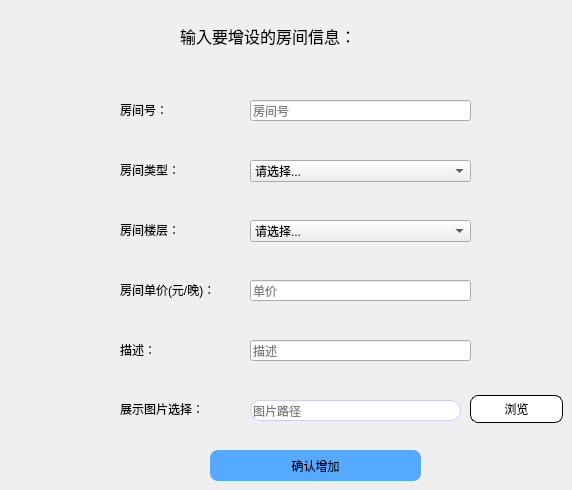
      <widget class="QWidget" name="page_14">
       <widget class="QPushButton" name="commitAddRoom">
        <property name="geometry">
         <rect>
          <x>210</x>
          <y>450</y>
          <width>211</width>
          <height>31</height>
         </rect>
        </property>
        <property name="styleSheet">
         <string notr="true">#commitAddRoom{background:rgb(85, 170, 255);
border-radius:8px}
#commitAddRoom:hover
{
background:#CCFF99
}</string>
        </property>
        <property name="text">
         <string>确认增加</string>
        </property>
       </widget>
       <widget class="QLabel" name="label_71">
        <property name="geometry">
         <rect>
          <x>120</x>
          <y>270</y>
          <width>121</width>
          <height>40</height>
         </rect>
        </property>
        <property name="styleSheet">
         <string notr="true">font: 9pt &quot;FontAwesome&quot;;</string>
        </property>
        <property name="text">
         <string>房间单价(元/晚)：</string>
        </property>
       </widget>
       <widget class="QLabel" name="label_68">
        <property name="geometry">
         <rect>
          <x>120</x>
          <y>90</y>
          <width>101</width>
          <height>40</height>
         </rect>
        </property>
        <property name="styleSheet">
         <string notr="true">font: 9pt &quot;FontAwesome&quot;;</string>
        </property>
        <property name="text">
         <string>房间号：</string>
        </property>
       </widget>
       <widget class="QLabel" name="label_70">
        <property name="geometry">
         <rect>
          <x>120</x>
          <y>210</y>
          <width>101</width>
          <height>40</height>
         </rect>
        </property>
        <property name="styleSheet">
         <string notr="true">font: 9pt &quot;FontAwesome&quot;;</string>
        </property>
        <property name="text">
         <string>房间楼层：</string>
        </property>
       </widget>
       <widget class="QLineEdit" name="rprice_add">
        <property name="geometry">
         <rect>
          <x>250</x>
          <y>280</y>
          <width>221</width>
          <height>21</height>
         </rect>
        </property>
        <property name="text">
         <string/>
        </property>
        <property name="placeholderText">
         <string>单价</string>
        </property>
       </widget>
       <widget class="QLineEdit" name="rid_add">
        <property name="geometry">
         <rect>
          <x>250</x>
          <y>100</y>
          <width>221</width>
          <height>21</height>
         </rect>
        </property>
        <property name="text">
         <string/>
        </property>
        <property name="placeholderText">
         <string>房间号</string>
        </property>
       </widget>
       <widget class="QLineEdit" name="rdesc_add">
        <property name="geometry">
         <rect>
          <x>250</x>
          <y>340</y>
          <width>221</width>
          <height>21</height>
         </rect>
        </property>
        <property name="text">
         <string/>
        </property>
        <property name="placeholderText">
         <string>描述</string>
        </property>
       </widget>
       <widget class="QLabel" name="label_69">
        <property name="geometry">
         <rect>
          <x>120</x>
          <y>150</y>
          <width>101</width>
          <height>40</height>
         </rect>
        </property>
        <property name="styleSheet">
         <string notr="true">font: 9pt &quot;FontAwesome&quot;;</string>
        </property>
        <property name="text">
         <string>房间类型：</string>
        </property>
       </widget>
       <widget class="QLabel" name="label_72">
        <property name="geometry">
         <rect>
          <x>120</x>
          <y>330</y>
          <width>101</width>
          <height>40</height>
         </rect>
        </property>
        <property name="styleSheet">
         <string notr="true">font: 9pt &quot;FontAwesome&quot;;</string>
        </property>
        <property name="text">
         <string>描述：</string>
        </property>
       </widget>
       <widget class="QLabel" name="label_84">
        <property name="geometry">
         <rect>
          <x>180</x>
          <y>20</y>
          <width>321</width>
          <height>31</height>
         </rect>
        </property>
        <property name="font">
         <font>
          <family>FontAwesome</family>
          <pointsize>12</pointsize>
         </font>
        </property>
        <property name="text">
         <string>输入要增设的房间信息：</string>
        </property>
       </widget>
       <widget class="QComboBox" name="rtype_add">
        <property name="geometry">
         <rect>
          <x>250</x>
          <y>160</y>
          <width>221</width>
          <height>22</height>
         </rect>
        </property>
        <item>
         <property name="text">
          <string>请选择...</string>
         </property>
        </item>
        <item>
         <property name="text">
          <string>标准间（单人）</string>
         </property>
        </item>
        <item>
         <property name="text">
          <string>标准间（双人）</string>
         </property>
        </item>
        <item>
         <property name="text">
          <string>大床房</string>
         </property>
        </item>
        <item>
         <property name="text">
          <string>总统套房</string>
         </property>
        </item>
       </widget>
       <widget class="QComboBox" name="rstorey_add">
        <property name="geometry">
         <rect>
          <x>250</x>
          <y>220</y>
          <width>221</width>
          <height>22</height>
         </rect>
        </property>
        <item>
         <property name="text">
          <string>请选择...</string>
         </property>
        </item>
        <item>
         <property name="text">
          <string>2</string>
         </property>
        </item>
        <item>
         <property name="text">
          <string>3</string>
         </property>
        </item>
        <item>
         <property name="text">
          <string>4</string>
         </property>
        </item>
       </widget>
       <widget class="QLabel" name="label_66">
        <property name="geometry">
         <rect>
          <x>120</x>
          <y>389</y>
          <width>121</width>
          <height>40</height>
         </rect>
        </property>
        <property name="styleSheet">
         <string notr="true">font: 9pt &quot;FontAwesome&quot;;</string>
        </property>
        <property name="text">
         <string>展示图片选择：</string>
        </property>
       </widget>
       <widget class="QPushButton" name="scan">
        <property name="geometry">
         <rect>
          <x>470</x>
          <y>395</y>
          <width>93</width>
          <height>28</height>
         </rect>
        </property>
        <property name="styleSheet">
         <string notr="true">#scan{background:white
;
border:1px solid black;
border-radius:8px}
#scan:hover
{
background:#CCFF99
}</string>
        </property>
        <property name="text">
         <string>浏览</string>
        </property>
       </widget>
       <widget class="QLineEdit" name="path">
        <property name="geometry">
         <rect>
          <x>250</x>
          <y>400</y>
          <width>211</width>
          <height>21</height>
         </rect>
        </property>
        <property name="styleSheet">
         <string notr="true">border-radius:10px;
background:#FFFFFF;
border:1px solid;
border-color:#CCCCFF;
</string>
        </property>
        <property name="placeholderText">
         <string>图片路径</string>
        </property>
       </widget>
      </widget>
